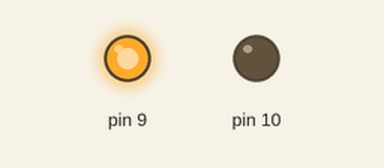
The sketch below on a simulated Arduino Uno, built with avr-gcc and run on an emulated ATmega328P. Parts: output pins drawn as LEDs (lit = HIGH).

Above: at 0.1 s.
Timing chart, 0 to 1.6 s (numbered marks = the images above):
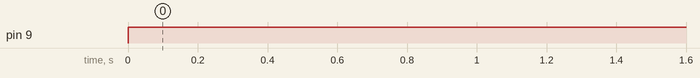

The sketch:

waterpumptrial.ino
```cpp
void setup() {
pinMode(9,OUTPUT);
pinMode(10,OUTPUT);
Serial.begin(9600);
//digitalWrite(3,HIGH);
//digitalWrite(5,LOW);
}

void loop() {
digitalWrite(9,HIGH);
digitalWrite(10,LOW);
delay(1000);
}
```

Measured:
- by itself, pin 9: LOW → HIGH at 0.00 s
